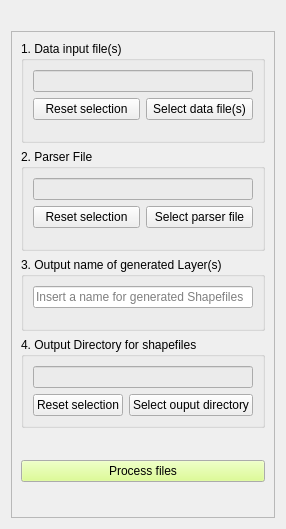
      <widget class="QWidget" name="FilesTab">
       <attribute name="title">
        <string>Files</string>
       </attribute>
       <layout class="QVBoxLayout" name="verticalLayout_2">
        <item>
         <spacer name="horizontalSpacer_3">
          <property name="orientation">
           <enum>Qt::Horizontal</enum>
          </property>
          <property name="sizeHint" stdset="0">
           <size>
            <width>40</width>
            <height>20</height>
           </size>
          </property>
         </spacer>
        </item>
        <item>
         <widget class="QFrame" name="frame">
          <property name="sizePolicy">
           <sizepolicy hsizetype="Preferred" vsizetype="Expanding">
            <horstretch>0</horstretch>
            <verstretch>0</verstretch>
           </sizepolicy>
          </property>
          <property name="frameShape">
           <enum>QFrame::StyledPanel</enum>
          </property>
          <property name="frameShadow">
           <enum>QFrame::Raised</enum>
          </property>
          <layout class="QFormLayout" name="formLayout">
           <item row="0" column="0" colspan="2">
            <widget class="QGroupBox" name="InputFileGroup">
             <property name="sizePolicy">
              <sizepolicy hsizetype="Expanding" vsizetype="Maximum">
               <horstretch>0</horstretch>
               <verstretch>0</verstretch>
              </sizepolicy>
             </property>
             <property name="title">
              <string>1. Data input file(s)</string>
             </property>
             <layout class="QGridLayout" name="gridLayout_5">
              <property name="bottomMargin">
               <number>20</number>
              </property>
              <item row="0" column="0" colspan="2">
               <widget class="QLineEdit" name="input_select">
                <property name="palette">
                 <palette>
                  <active>
                   <colorrole role="Base">
                    <brush brushstyle="SolidPattern">
                     <color alpha="255">
                      <red>235</red>
                      <green>235</green>
                      <blue>235</blue>
                     </color>
                    </brush>
                   </colorrole>
                  </active>
                  <inactive>
                   <colorrole role="Base">
                    <brush brushstyle="SolidPattern">
                     <color alpha="255">
                      <red>235</red>
                      <green>235</green>
                      <blue>235</blue>
                     </color>
                    </brush>
                   </colorrole>
                  </inactive>
                  <disabled/>
                 </palette>
                </property>
                <property name="readOnly">
                 <bool>true</bool>
                </property>
               </widget>
              </item>
              <item row="2" column="1">
               <widget class="QPushButton" name="input_select_button">
                <property name="text">
                 <string>Select data file(s)</string>
                </property>
               </widget>
              </item>
              <item row="2" column="0">
               <widget class="QPushButton" name="input_data_reset">
                <property name="text">
                 <string>Reset selection</string>
                </property>
               </widget>
              </item>
             </layout>
            </widget>
           </item>
           <item row="1" column="0" colspan="2">
            <widget class="QGroupBox" name="ParserGroup">
             <property name="sizePolicy">
              <sizepolicy hsizetype="Preferred" vsizetype="Maximum">
               <horstretch>0</horstretch>
               <verstretch>0</verstretch>
              </sizepolicy>
             </property>
             <property name="title">
              <string>2. Parser File</string>
             </property>
             <layout class="QGridLayout" name="gridLayout">
              <property name="bottomMargin">
               <number>20</number>
              </property>
              <item row="6" column="1">
               <widget class="QPushButton" name="parser_select_button">
                <property name="text">
                 <string>Select parser file</string>
                </property>
               </widget>
              </item>
              <item row="4" column="0" colspan="2">
               <widget class="QLineEdit" name="parser_select">
                <property name="palette">
                 <palette>
                  <active>
                   <colorrole role="Base">
                    <brush brushstyle="SolidPattern">
                     <color alpha="255">
                      <red>235</red>
                      <green>235</green>
                      <blue>235</blue>
                     </color>
                    </brush>
                   </colorrole>
                  </active>
                  <inactive>
                   <colorrole role="Base">
                    <brush brushstyle="SolidPattern">
                     <color alpha="255">
                      <red>235</red>
                      <green>235</green>
                      <blue>235</blue>
                     </color>
                    </brush>
                   </colorrole>
                  </inactive>
                  <disabled/>
                 </palette>
                </property>
                <property name="readOnly">
                 <bool>true</bool>
                </property>
               </widget>
              </item>
              <item row="6" column="0">
               <widget class="QPushButton" name="parser_reset">
                <property name="text">
                 <string>Reset selection</string>
                </property>
               </widget>
              </item>
             </layout>
            </widget>
           </item>
           <item row="2" column="0" colspan="2">
            <widget class="QGroupBox" name="OutputNameGroup">
             <property name="sizePolicy">
              <sizepolicy hsizetype="Preferred" vsizetype="Maximum">
               <horstretch>0</horstretch>
               <verstretch>0</verstretch>
              </sizepolicy>
             </property>
             <property name="title">
              <string>3. Output name of generated Layer(s)</string>
             </property>
             <layout class="QGridLayout" name="gridLayout_3">
              <property name="bottomMargin">
               <number>20</number>
              </property>
              <item row="0" column="0">
               <widget class="QLineEdit" name="output_basename_input">
                <property name="placeholderText">
                 <string>Insert a name for generated Shapefiles</string>
                </property>
               </widget>
              </item>
             </layout>
            </widget>
           </item>
           <item row="3" column="0" colspan="2">
            <widget class="QGroupBox" name="outputDirectoryGroup">
             <property name="sizePolicy">
              <sizepolicy hsizetype="Preferred" vsizetype="Maximum">
               <horstretch>0</horstretch>
               <verstretch>0</verstretch>
              </sizepolicy>
             </property>
             <property name="title">
              <string>4. Output Directory for shapefiles</string>
             </property>
             <layout class="QGridLayout" name="gridLayout_4">
              <item row="0" column="0" colspan="2">
               <widget class="QLineEdit" name="output_directory_input">
                <property name="palette">
                 <palette>
                  <active>
                   <colorrole role="Base">
                    <brush brushstyle="SolidPattern">
                     <color alpha="255">
                      <red>235</red>
                      <green>235</green>
                      <blue>235</blue>
                     </color>
                    </brush>
                   </colorrole>
                  </active>
                  <inactive>
                   <colorrole role="Base">
                    <brush brushstyle="SolidPattern">
                     <color alpha="255">
                      <red>235</red>
                      <green>235</green>
                      <blue>235</blue>
                     </color>
                    </brush>
                   </colorrole>
                  </inactive>
                  <disabled/>
                 </palette>
                </property>
                <property name="readOnly">
                 <bool>true</bool>
                </property>
               </widget>
              </item>
              <item row="1" column="1">
               <widget class="QPushButton" name="output_folder_select">
                <property name="text">
                 <string>Select ouput directory</string>
                </property>
               </widget>
              </item>
              <item row="1" column="0">
               <widget class="QPushButton" name="output_folder_reset">
                <property name="text">
                 <string>Reset selection</string>
                </property>
               </widget>
              </item>
             </layout>
            </widget>
           </item>
           <item row="4" column="0">
            <spacer name="horizontalSpacer">
             <property name="orientation">
              <enum>Qt::Horizontal</enum>
             </property>
             <property name="sizeHint" stdset="0">
              <size>
               <width>40</width>
               <height>20</height>
              </size>
             </property>
            </spacer>
           </item>
           <item row="5" column="0" colspan="2">
            <widget class="QPushButton" name="process_button">
             <property name="palette">
              <palette>
               <active>
                <colorrole role="Button">
                 <brush brushstyle="SolidPattern">
                  <color alpha="255">
                   <red>212</red>
                   <green>251</green>
                   <blue>121</blue>
                  </color>
                 </brush>
                </colorrole>
               </active>
               <inactive>
                <colorrole role="Button">
                 <brush brushstyle="SolidPattern">
                  <color alpha="255">
                   <red>212</red>
                   <green>251</green>
                   <blue>121</blue>
                  </color>
                 </brush>
                </colorrole>
               </inactive>
               <disabled>
                <colorrole role="Button">
                 <brush brushstyle="SolidPattern">
                  <color alpha="255">
                   <red>212</red>
                   <green>251</green>
                   <blue>121</blue>
                  </color>
                 </brush>
                </colorrole>
               </disabled>
              </palette>
             </property>
             <property name="text">
              <string>Process files</string>
             </property>
            </widget>
           </item>
           <item row="6" column="0">
            <spacer name="horizontalSpacer_2">
             <property name="orientation">
              <enum>Qt::Horizontal</enum>
             </property>
             <property name="sizeHint" stdset="0">
              <size>
               <width>40</width>
               <height>20</height>
              </size>
             </property>
            </spacer>
           </item>
          </layout>
         </widget>
        </item>
       </layout>
      </widget>
